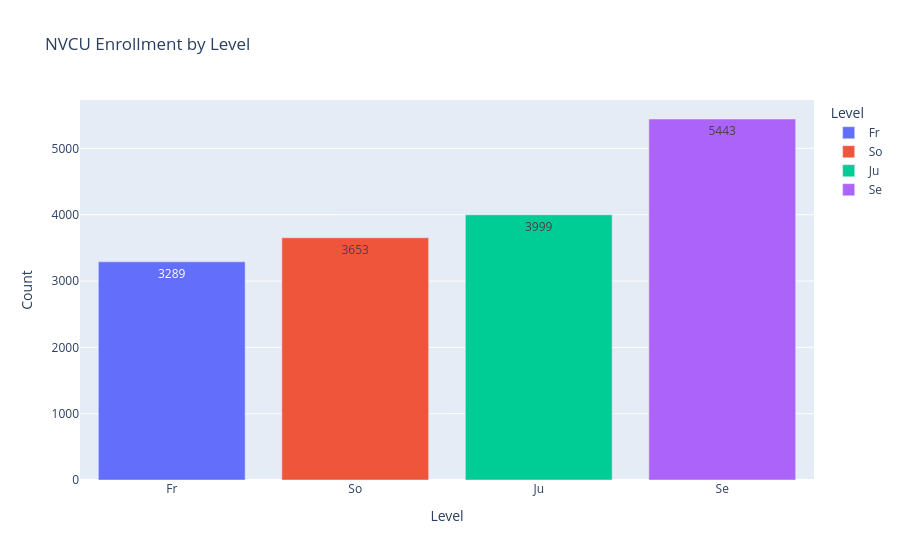

The cell this chart's notebook holds for it:
### Code cell
fig_enrollment_by_level = px.bar(df_enrollment_by_level, 
       x = 'Level', y = 'Count', color = 'Level',
      text_auto = '.0f',
      title = 'NVCU Enrollment by Level')
fig_enrollment_by_level

### Figure 1 — Plotly figure (JSON) as saved in the notebook; plotly's stock layout.template omitted (floating-point values rounded to 4 significant figures)
{"data": [{"alignmentgroup": "True", "hovertemplate": "Level=%{x}<br>Count=%{y}<extra></extra>", "legendgroup": "Fr", "marker": {"color": "#636efa", "pattern": {"shape": ""}}, "name": "Fr", "offsetgroup": "Fr", "orientation": "v", "showlegend": true, "textposition": "auto", "texttemplate": "%{y:.0f}", "type": "bar", "x": ["Fr"], "xaxis": "x", "y": [3289], "yaxis": "y"}, {"alignmentgroup": "True", "hovertemplate": "Level=%{x}<br>Count=%{y}<extra></extra>", "legendgroup": "So", "marker": {"color": "#EF553B", "pattern": {"shape": ""}}, "name": "So", "offsetgroup": "So", "orientation": "v", "showlegend": true, "textposition": "auto", "texttemplate": "%{y:.0f}", "type": "bar", "x": ["So"], "xaxis": "x", "y": [3653], "yaxis": "y"}, {"alignmentgroup": "True", "hovertemplate": "Level=%{x}<br>Count=%{y}<extra></extra>", "legendgroup": "Ju", "marker": {"color": "#00cc96", "pattern": {"shape": ""}}, "name": "Ju", "offsetgroup": "Ju", "orientation": "v", "showlegend": true, "textposition": "auto", "texttemplate": "%{y:.0f}", "type": "bar", "x": ["Ju"], "xaxis": "x", "y": [3999], "yaxis": "y"}, {"alignmentgroup": "True", "hovertemplate": "Level=%{x}<br>Count=%{y}<extra></extra>", "legendgroup": "Se", "marker": {"color": "#ab63fa", "pattern": {"shape": ""}}, "name": "Se", "offsetgroup": "Se", "orientation": "v", "showlegend": true, "textposition": "auto", "texttemplate": "%{y:.0f}", "type": "bar", "x": ["Se"], "xaxis": "x", "y": [5443], "yaxis": "y"}], "layout": {"autosize": true, "barmode": "relative", "legend": {"title": {"text": "Level"}, "tracegroupgap": 0}, "title": {"text": "NVCU Enrollment by Level"}, "xaxis": {"anchor": "y", "autorange": true, "categoryarray": ["Fr", "So", "Ju", "Se"], "categoryorder": "array", "domain": [0, 1], "range": [-0.5, 3.5], "title": {"text": "Level"}, "type": "category"}, "yaxis": {"anchor": "x", "autorange": true, "domain": [0, 1], "range": [0, 5729.0], "title": {"text": "Count"}, "type": "linear"}}}
